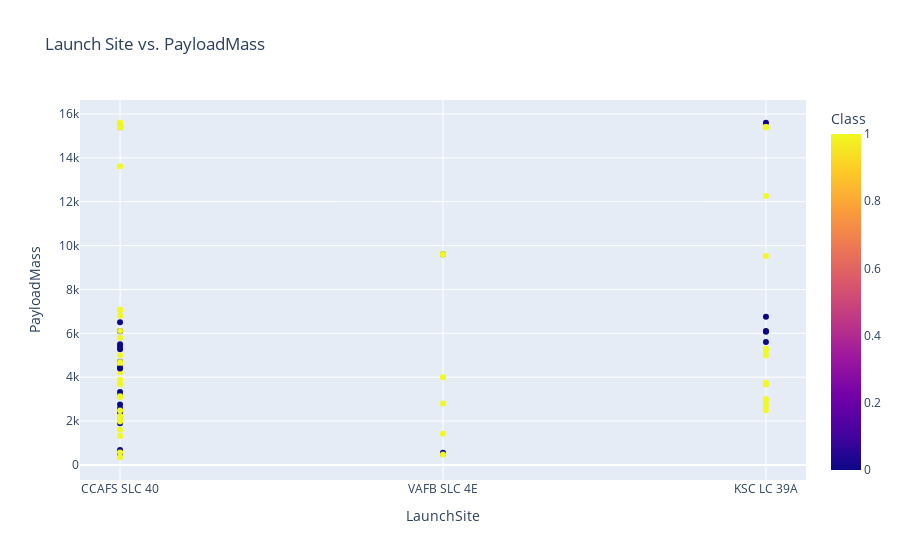

Notebook source saved alongside this figure:
### Code cell
px.scatter(df,y='PayloadMass',x='LaunchSite' , color='Class' , title='Launch Site vs. PayloadMass' )

### Figure 1 — Plotly figure (JSON) as saved in the notebook; plotly's stock layout.template omitted (floating-point values rounded to 4 significant figures)
{"data": [{"hovertemplate": "LaunchSite=%{x}<br>PayloadMass=%{y}<br>Class=%{marker.color}<extra></extra>", "legendgroup": "", "marker": {"color": [0, 0, 0, 0, 0, 0, 1, 1, 0, 0, 0, 0, 1, 0, 0, 0, 1, 0, 0, 1, 1, 1, 1, 1, 0, 1, 1, 0, 1, 1, 0, 1, 1, 1, 0, 1, 1, 1, 1, 1, 1, 1, 1, 1, 1, 0, 0, 0, 1, 1, 0, 0, 1, 1, 1, 1, 1, 1, 1, 0, 0, 1, 1, 1, 1, 1, 1, 0, 1, 1, 1, 1, 0, 1, 0, 1, 0, 1, 1, 1, 1, 1, 1, 1, 1, 1, 1, 1, 1, 1], "coloraxis": "coloraxis", "symbol": "circle"}, "mode": "markers", "name": "", "orientation": "v", "showlegend": false, "type": "scatter", "x": ["CCAFS SLC 40", "CCAFS SLC 40", "CCAFS SLC 40", "VAFB SLC 4E", "CCAFS SLC 40", "CCAFS SLC 40", "CCAFS SLC 40", "CCAFS SLC 40", "CCAFS SLC 40", "CCAFS SLC 40", "CCAFS SLC 40", "CCAFS SLC 40", "CCAFS SLC 40", "CCAFS SLC 40", "CCAFS SLC 40", "CCAFS SLC 40", "CCAFS SLC 40", "VAFB SLC 4E", "CCAFS SLC 40", "CCAFS SLC 40", "CCAFS SLC 40", "CCAFS SLC 40", "CCAFS SLC 40", "CCAFS SLC 40", "CCAFS SLC 40", "VAFB SLC 4E", "KSC LC 39A", "KSC LC 39A", "KSC LC 39A", "KSC LC 39A", "KSC LC 39A", "KSC LC 39A", "KSC LC 39A", "VAFB SLC 4E", "KSC LC 39A", "KSC LC 39A", "VAFB SLC 4E", "KSC LC 39A", "VAFB SLC 4E", "KSC LC 39A", "KSC LC 39A", "CCAFS SLC 40", "VAFB SLC 4E", "CCAFS SLC 40", "CCAFS SLC 40", "CCAFS SLC 40", "VAFB SLC 4E", "CCAFS SLC 40", "CCAFS SLC 40", "KSC LC 39A", "CCAFS SLC 40", "CCAFS SLC 40", "CCAFS SLC 40", "VAFB SLC 4E", "CCAFS SLC 40", "CCAFS SLC 40", "VAFB SLC 4E", "KSC LC 39A", "VAFB SLC 4E", "CCAFS SLC 40", "CCAFS SLC 40", "VAFB SLC 4E", "KSC LC 39A", "CCAFS SLC 40", "CCAFS SLC 40", "VAFB SLC 4E", "CCAFS SLC 40", "CCAFS SLC 40", "CCAFS SLC 40", "CCAFS SLC 40", "CCAFS SLC 40", "CCAFS SLC 40", "KSC LC 39A", "CCAFS SLC 40", "CCAFS SLC 40", "CCAFS SLC 40", "KSC LC 39A", "KSC LC 39A", "KSC LC 39A", "CCAFS SLC 40", "CCAFS SLC 40", "CCAFS SLC 40", "CCAFS SLC 40", "CCAFS SLC 40", "CCAFS SLC 40", "KSC LC 39A", "KSC LC 39A", "KSC LC 39A", "CCAFS SLC 40", "CCAFS SLC 40"], "xaxis": "x", "y": [6105.0, 525, 677, 500, 3170, 3325, 2296, 1316, 4535, 4428, 2216, 2395, 570, 1898, 4707, 2477, 2034, 553, 5271, 3136, 4696, 3100, 2257, 4600, 5500, 9600, 2490, 5600, 5300, 6105.0, 6070, 2708, 3669, 9600, 6761, 2910, 475, 4990, 9600, 5200, 3700, 2205, 9600, 6105.0, 4230, 6092, 9600, 2760, 350, 3750, 5384.0, 2410, 7076, 9600, 5800, 7060, 2800, 3000, 4000, 2573, 4400, 9600, 12259, 2482, 13620, 1425, 2228.0, 6500, 15600, 5000, 6800, 15400, 6105.0, 15600, 15400, 1977, 15600, 15400, 9525, 15400, 15400, 3880, 6105.0, 15400, 1600, 15400, 15400, 15400, 15400, 3681], "yaxis": "y"}], "layout": {"coloraxis": {"colorbar": {"title": {"text": "Class"}}, "colorscale": [[0, "#0d0887"], [0.1111, "#46039f"], [0.2222, "#7201a8"], [0.3333, "#9c179e"], [0.4444, "#bd3786"], [0.5556, "#d8576b"], [0.6667, "#ed7953"], [0.7778, "#fb9f3a"], [0.8889, "#fdca26"], [1, "#f0f921"]]}, "legend": {"tracegroupgap": 0}, "title": {"text": "Launch Site vs. PayloadMass"}, "xaxis": {"anchor": "y", "domain": [0, 1], "title": {"text": "LaunchSite"}}, "yaxis": {"anchor": "x", "domain": [0, 1], "title": {"text": "PayloadMass"}}}}
